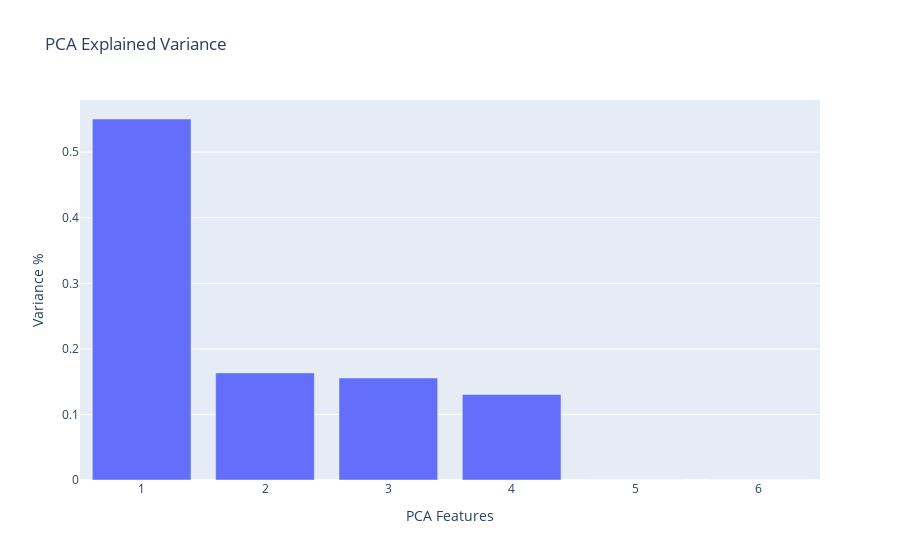

Notebook source saved alongside this figure:
### Code cell
pca = PCA()
components = pca.fit_transform(X)

# Create a pandas DataFrame with the explained variance ratio and component number
pca_data = pd.DataFrame({'Component': range(1, pca.n_components_ + 1), 'Explained Variance Ratio': pca.explained_variance_ratio_})

# Create a bar plot using Plotly Express
fig = px.bar(pca_data, x='Component', y='Explained Variance Ratio', title='PCA Explained Variance')

# Customize the plot
fig.update_layout(
    xaxis_title='PCA Features',
    yaxis_title='Variance %',
    xaxis_tickmode='linear',  # Display all component numbers on the x-axis
    xaxis_tickvals=pca_data['Component'],  # Set the tick values to component numbers
    xaxis_ticktext=pca_data['Component'],  # Set the tick labels to component numbers
)

# Save the plot as an HTML file
fig.write_html(current_path.joinpath('PCA_explained_variance_bar.html'))

# Display the plot
fig.show()

### Figure 1 — Plotly figure (JSON) as saved in the notebook; plotly's stock layout.template omitted (floating-point values rounded to 4 significant figures)
{"data": [{"alignmentgroup": "True", "hovertemplate": "Component=%{x}<br>Explained Variance Ratio=%{y}<extra></extra>", "legendgroup": "", "marker": {"color": "#636efa", "pattern": {"shape": ""}}, "name": "", "offsetgroup": "", "orientation": "v", "showlegend": false, "textposition": "auto", "type": "bar", "x": [1, 2, 3, 4, 5, 6], "xaxis": "x", "y": [0.5507, 0.1634, 0.1556, 0.1304, 4.6e-32, 1.699e-33], "yaxis": "y"}], "layout": {"barmode": "relative", "legend": {"tracegroupgap": 0}, "title": {"text": "PCA Explained Variance"}, "xaxis": {"anchor": "y", "domain": [0, 1], "tickmode": "linear", "ticktext": [1, 2, 3, 4, 5, 6], "tickvals": [1, 2, 3, 4, 5, 6], "title": {"text": "PCA Features"}}, "yaxis": {"anchor": "x", "domain": [0, 1], "title": {"text": "Variance %"}}}}
